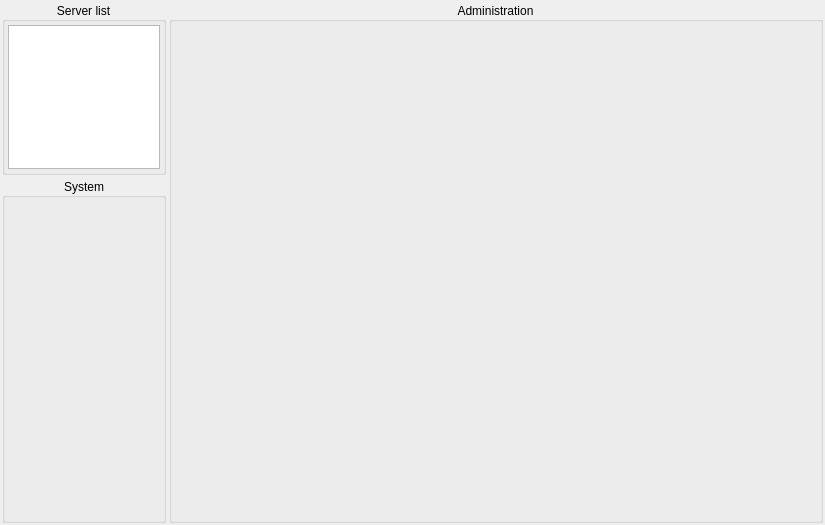
<?xml version="1.0" encoding="UTF-8"?>
<ui version="4.0">
 <class>ServerManagementForm</class>
 <widget class="QWidget" name="ServerManagementForm">
  <property name="geometry">
   <rect>
    <x>0</x>
    <y>0</y>
    <width>825</width>
    <height>525</height>
   </rect>
  </property>
  <property name="windowTitle">
   <string>Form</string>
  </property>
  <layout class="QHBoxLayout" name="horizontalLayout" stretch="1,4">
   <property name="spacing">
    <number>3</number>
   </property>
   <property name="leftMargin">
    <number>2</number>
   </property>
   <property name="topMargin">
    <number>2</number>
   </property>
   <property name="rightMargin">
    <number>2</number>
   </property>
   <property name="bottomMargin">
    <number>2</number>
   </property>
   <item>
    <layout class="QVBoxLayout" name="verticalLayout_5" stretch="1,2">
     <item>
      <widget class="QGroupBox" name="groupBox_4">
       <property name="title">
        <string>Server list</string>
       </property>
       <property name="alignment">
        <set>Qt::AlignCenter</set>
       </property>
       <layout class="QVBoxLayout" name="verticalLayout_6">
        <property name="leftMargin">
         <number>3</number>
        </property>
        <property name="topMargin">
         <number>3</number>
        </property>
        <property name="rightMargin">
         <number>3</number>
        </property>
        <property name="bottomMargin">
         <number>3</number>
        </property>
        <item>
         <widget class="QListView" name="listViewServers"/>
        </item>
       </layout>
      </widget>
     </item>
     <item>
      <widget class="QGroupBox" name="groupBox_5">
       <property name="title">
        <string>System</string>
       </property>
       <property name="alignment">
        <set>Qt::AlignCenter</set>
       </property>
       <layout class="QVBoxLayout" name="verticalLayout_7">
        <item>
         <widget class="SystemStatusWidget" name="serverStatus" native="true"/>
        </item>
        <item>
         <spacer name="verticalSpacer">
          <property name="orientation">
           <enum>Qt::Vertical</enum>
          </property>
          <property name="sizeHint" stdset="0">
           <size>
            <width>20</width>
            <height>40</height>
           </size>
          </property>
         </spacer>
        </item>
       </layout>
      </widget>
     </item>
    </layout>
   </item>
   <item>
    <widget class="QGroupBox" name="groupBox_3">
     <property name="title">
      <string>Administration</string>
     </property>
     <property name="alignment">
      <set>Qt::AlignCenter</set>
     </property>
    </widget>
   </item>
  </layout>
 </widget>
 <customwidgets>
  <customwidget>
   <class>SystemStatusWidget</class>
   <extends>QWidget</extends>
   <header>gui/systemstatuswidget.hpp</header>
   <container>1</container>
  </customwidget>
 </customwidgets>
 <resources/>
 <connections/>
</ui>
